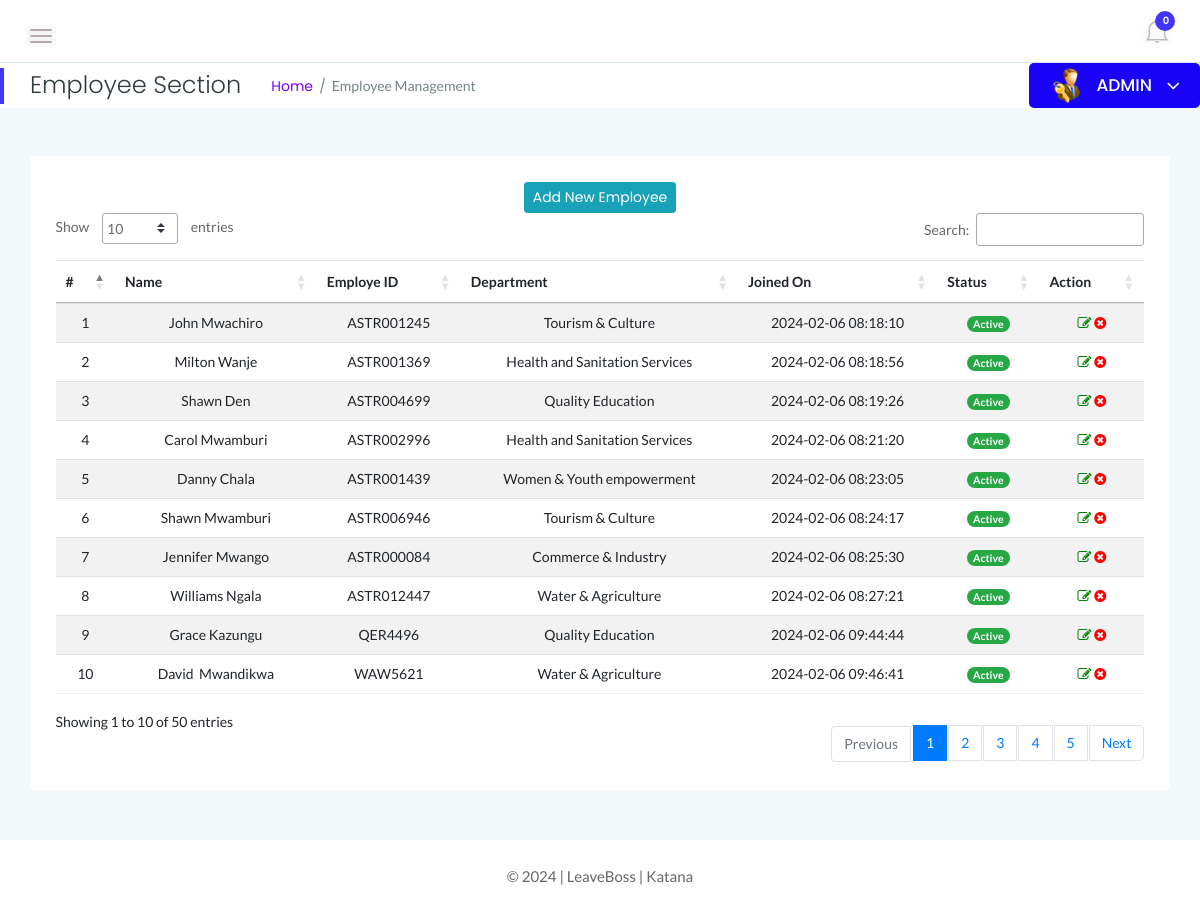
Screenshot of /admin/employees.php (signed in) with the database file from the repository.
### tables this page shows
CREATE TABLE `tblemployees` (
  `id` int(11) NOT NULL,
  `EmpId` varchar(100) NOT NULL,
  `FirstName` varchar(150) NOT NULL,
  `LastName` varchar(150) NOT NULL,
  `EmailId` varchar(200) NOT NULL,
  `Password` varchar(180) NOT NULL,
  `Gender` varchar(100) NOT NULL,
  `Dob` varchar(100) NOT NULL,
  `Department` varchar(255) NOT NULL,
  `Address` varchar(255) NOT NULL,
  `City` varchar(200) NOT NULL,
  `County` varchar(150) NOT NULL,
  `Phonenumber` char(11) NOT NULL,
  `Status` int(1) NOT NULL,
  `RegDate` timestamp NOT NULL DEFAULT current_timestamp()
);

### admin/employees.php (the view, shortened to what this page needs)
<?php
    if(strlen($_SESSION['alogin'])==0){
    header('location:index.php');
    } else {
 ?>
<!doctype html>
<html class="no-js" lang="en">
<head>
    <link rel="stylesheet" href="../assets/css/bootstrap.min.css">
    <link rel="stylesheet" href="../assets/css/font-awesome.min.css">
    <link rel="stylesheet" href="../assets/css/themify-icons.css">
    <link rel="stylesheet" href="../assets/css/metisMenu.css">
    <link rel="stylesheet" href="../assets/css/owl.carousel.min.css">
    <link rel="stylesheet" href="../assets/css/slicknav.min.css">
    <link rel="stylesheet" href="https://www.amcharts.com/lib/3/plugins/export/export.css" type="text/css" media="all" />
    <link rel="stylesheet" type="text/css" href="https://cdn.datatables.net/1.10.19/css/jquery.dataTables.css">
    <link rel="stylesheet" type="text/css" href="https://cdn.datatables.net/1.10.18/css/dataTables.bootstrap4.min.css">
    <link rel="stylesheet" type="text/css" href="https://cdn.datatables.net/responsive/2.2.3/css/responsive.bootstrap.min.css">
    <link rel="stylesheet" type="text/css" href="https://cdn.datatables.net/responsive/2.2.3/css/responsive.jqueryui.min.css">
    <link rel="stylesheet" href="../assets/css/typography.css">
    <link rel="stylesheet" href="../assets/css/default-css.css">
    <link rel="stylesheet" href="../assets/css/styles.css">
    <link rel="stylesheet" href="../assets/css/responsive.css">
</head>
<body>
    <div class="page-container">
        <div class="main-content">
            <div class="header-area">
                <div class="row align-items-center">
                    <div class="col-md-6 col-sm-8 clearfix">
                        <div class="nav-btn pull-left">
                            <span></span>
                            <span></span>
                            <span></span>
                        </div>
                    </div>
                    <div class="col-md-6 col-sm-4 clearfix">
                        <ul class="notification-area pull-right">
                            <?php include '../includes/admin-notification.php'?>
                        </ul>
                    </div>
                </div>
            </div>
            <div class="page-title-area">
                <div class="row align-items-center">
                    <div class="col-sm-6">
                        <div class="breadcrumbs-area clearfix">
                            <h4 class="page-title pull-left">Employee Section</h4>
                            <ul class="breadcrumbs pull-left">
                                <li><a href="dashboard.php">Home</a></li>
                                <li><span>Employee Management</span></li>
                            </ul>
                        </div>
                    </div>
                    <div class="col-sm-6 clearfix">
                        <div class="user-profile pull-right">
                            <img class="avatar user-thumb" src="../assets/images/admin.png" alt="avatar">
                            <h4 class="user-name dropdown-toggle" data-toggle="dropdown">ADMIN <i class="fa fa-angle-down"></i></h4>
                        </div>
                    </div>
                </div>
            </div>
            <div class="main-content-inner">
                <div class="row">
                    <div class="col-12 mt-5">
                        <div class="card">
                            <div class="card-body">
                                <div class="data-tables datatable-dark">
                                <center><a href="add-employee.php" class="btn btn-sm btn-info">Add New Employee</a></center>
                                    <table id="dataTable3" class="table table-hover table-striped text-center">
                                        <thead class="text-capitalize">
                                            <tr>
                                                <th>#</th>
                                                <th>Name</th>
                                                <th>Employe ID</th>
                                                <th>Department</th>
                                                <th>Joined On</th>
                                                <th>Status</th>
                                                <th>Action</th>
                                            </tr>
                                        </thead>
                                        <tbody>
                                    <?php
                                    $sql = "SELECT EmpId,FirstName,LastName,Department,Status,RegDate,id from  tblemployees";
                                    $query = $dbh -> prepare($sql);
                                    $query->execute();
                                    $results=$query->fetchAll(PDO::FETCH_OBJ);
                                    $cnt=1;
                                    if($query->rowCount() > 0)
                                    {
                                    foreach($results as $result)
                                    {               ?>
                                        <tr>
                                            <td> <?php echo htmlentities($cnt);?></td>
                                            <td><?php echo htmlentities($result->FirstName);?>&nbsp;<?php echo htmlentities($result->LastName);?></td>
                                            <td><?php echo htmlentities($result->EmpId);?></td>
                                            <td><?php echo htmlentities($result->Department);?></td>
                                             <td><?php echo htmlentities($result->RegDate);?></td>
                                             <td><?php $stats=$result->Status;
                                            if($stats){
                                             ?>
                                                 <span class="badge badge-pill badge-success">Active</span>
                                                 <?php } else { ?>
                                                 <span class="badge badge-pill badge-danger">Inactive</span>
                                                 <?php } ?>
                                             </td>
                                            <td><a href="update-employee.php?empid=<?php echo htmlentities($result->id);?>"><i class="fa fa-edit" style="color:green"></i></a>
                                        <?php if($result->Status==1)
                                        {?>
                                        <a href="employees.php?inid=<?php echo htmlentities($result->id);?>" onclick="return confirm('Are you sure you want to inactive this employee?');"" > <i class="fa fa-times-circle" style="color:red" title="Inactive"></i>
                                        <?php } else {?>
                                            <a href="employees.php?id=<?php echo htmlentities($result->id);?>" onclick="return confirm('Are you sure you want to active this employee?');""><i class="fa fa-check" style="color:green" title="Active"></i>
                                            <?php } ?> </td>
                                        </tr>
                                         <?php $cnt++;} }?>
                                    </tbody>
                                    </table>
                                </div>
                            </div>
                        </div>
                    </div>
                </div>
                </div>
            </div>
            <?php include '../includes/footer.php' ?>
        </div>
</body>
</html>
<?php } ?>

### assets/css/default-css.css (style rules this page uses)
* { margin: 0; padding: 0; box-sizing: border-box; }
*, *:before, *:after { -moz-box-sizing: border-box; -webkit-box-sizing: border-box; box-sizing: border-box; }
html { -webkit-font-smoothing: antialiased; }
body { background: #fff; font-weight: normal; -webkit-font-smoothing: antialiased; -webkit-text-size-adjust: 100%; }
img { max-width: 100%; height: auto; }
:root { --primary-color: #4336FB; }

### assets/css/styles.css (style rules this page uses)
.page-container { width: 100%; height: 100%; min-height: 100vh; padding-left: 280px; -webkit-transition: padding-left 0.3s ease 0s; transition: padding-left 0.3s ease 0s; }
.sbar_collapsed.page-container { padding-left: 0; }
.card { border: none; border-radius: 4px; background-color: #fff; -webkit-transition: all 0.3s ease 0s; transition: all 0.3s ease 0s; }
.card-body { padding: 25.6px; padding: 1.6rem; }
.main-content { width: 100%; background: #f3f8fb; }
.main-content-inner { padding: 0 30px 50px; }
.header-area { padding: 15px 30px; background: #fff; border-bottom: 1px solid #d8e3e7; }
.nav-btn { margin: 10px 30px 0 0; cursor: pointer; }
.nav-btn span { display: block; width: 22px; height: 2px; background: #b3aaaa; margin: 4px 0; border-radius: 15px; -webkit-transition: all 0.3s ease 0s; transition: all 0.3s ease 0s; box-shadow: 0 0 0 4px rgba(99, 96, 96, 0.03); }
.nav-btn span:nth-child(2) { opacity: 0; }
.nav-btn span:first-child { -webkit-transform: rotate(45deg) translate(5px, 5px); transform: rotate(45deg) translate(5px, 5px); }
.nav-btn span:last-child { -webkit-transform: rotate(-45deg) translate(3px, -3px); transform: rotate(-45deg) translate(3px, -3px); }
.sbar_collapsed .nav-btn span { transform: none; opacity: 1; }
.notification-area { -webkit-user-select: none; -moz-user-select: none; -ms-user-select: none; user-select: none; position: relative; z-index: 1; }
.page-title-area { padding: 0 30px; background: #fff; position: relative; }
.page-title-area:before { content: ""; position: absolute; left: 0; top: 50%; width: 4px; height: 36px; background: var(--primary-color); -webkit-transform: translateY(-50%); transform: translateY(-50%); }
.page-title { font-size: 24px; font-weight: 300; color: #313b3d; letter-spacing: 0; margin-right: 30px; }
ul.breadcrumbs { margin-top: 4px; }
.breadcrumbs li { display: inline-block; }
.breadcrumbs li a, .breadcrumbs li span { display: block; font-size: 14px; font-weight: 400; color: #7801ff; letter-spacing: 0; margin-right: 16px; position: relative; }
.breadcrumbs li a:before { content: "/"; color: #768387; position: absolute; right: -13px; top: 0; }
.breadcrumbs li span { margin-right: 0; color: #768387; text-transform: capitalize; }
.user-profile { margin-right: -30px; display: -webkit-box; display: -ms-flexbox; display: flex; -webkit-box-align: center; -ms-flex-align: center; align-items: center; -ms-flex-wrap: wrap; flex-wrap: wrap; background: -webkit-linear-gradient(left, #1803f7 0%, #1803f7 100%); background: linear-gradient(to right, #1803f7 0%, #1803f7 100%); padding: 5px 20px; position: relative; border-radius: 5px; }
.user-profile img.avatar { height: 35px; width: 35px; border-radius: 50%; margin-right: 12px; }
.user-name { font-size: 17px; font-weight: 500; color: #fff; letter-spacing: 0; cursor: pointer; -webkit-user-select: none; -moz-user-select: none; -ms-user-select: none; user-select: none; }
.user-name i { margin-left: 10px; font-size: 21px; vertical-align: middle; position: relative; }
.notification-area .dropdown-toggle, .user-name.dropdown-toggle { position: relative; }
.notification-area .dropdown-toggle:after, .user-name.dropdown-toggle:after { display: none; }
table.dataTable.no-footer { border-bottom: 1px solid rgba(120, 130, 140, 0.13) !important; }
table.dataTable thead th, table.dataTable thead td { border-bottom-color: transparent; }

### rows the page displays
tblemployees: FirstName "John", LastName "Mwachiro", EmpId "ASTR001245", Department "Tourism & Culture", RegDate "2024-02-06 08:18:10", Status "Active"
tblemployees: FirstName "Milton", LastName "Wanje", EmpId "ASTR001369", Department "Health and Sanitation Services", RegDate "2024-02-06 08:18:56", Status "Active"
tblemployees: FirstName "Shawn", LastName "Den", EmpId "ASTR004699", Department "Quality Education", RegDate "2024-02-06 08:19:26", Status "Active"
tblemployees: FirstName "Carol", LastName "Mwamburi", EmpId "ASTR002996", Department "Health and Sanitation Services", RegDate "2024-02-06 08:21:20", Status "Active"
tblemployees: FirstName "Danny", LastName "Chala", EmpId "ASTR001439", Department "Women & Youth empowerment", RegDate "2024-02-06 08:23:05", Status "Active"
tblemployees: FirstName "Shawn", LastName "Mwamburi", EmpId "ASTR006946", Department "Tourism & Culture", RegDate "2024-02-06 08:24:17", Status "Active"
tblemployees: FirstName "Jennifer", LastName "Mwango", EmpId "ASTR000084", Department "Commerce & Industry", RegDate "2024-02-06 08:25:30", Status "Active"
tblemployees: FirstName "Williams", LastName "Ngala", EmpId "ASTR012447", Department "Water & Agriculture", RegDate "2024-02-06 08:27:21", Status "Active"
tblemployees: FirstName "Grace", LastName "Kazungu", EmpId "QER4496", Department "Quality Education", RegDate "2024-02-06 09:44:44", Status "Active"
tblemployees: FirstName "David", LastName "Mwandikwa", EmpId "WAW5621", Department "Water & Agriculture", RegDate "2024-02-06 09:46:41", Status "Active"

### other values shown
$unreadcount "0"
